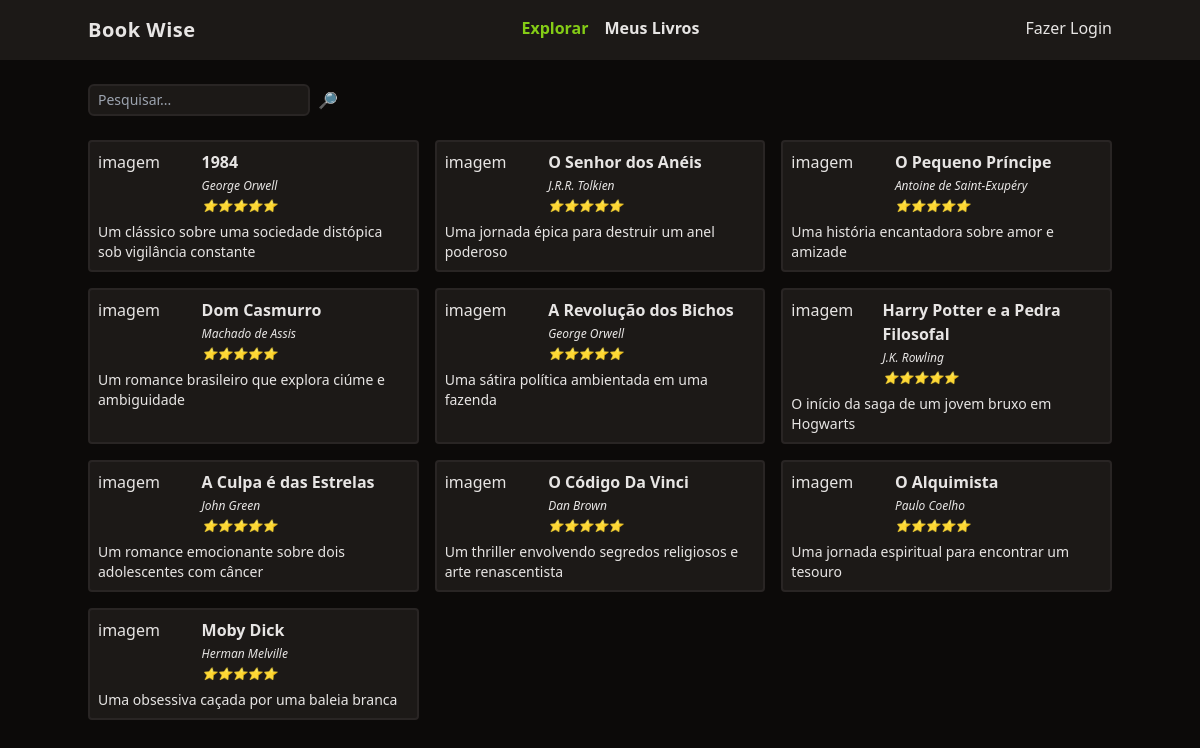
The page / on the database its author committed.
### tables this page shows
CREATE TABLE livros (
id integer primary key,
    titulo varchar(255),
    autor varchar(255),
    descricao text,
    ano_de_lancamento integer,
    usuario_id integer,
  FOREIGN KEY (usuario_id) REFERENCES usuarios(id)
);

### functions.php (called while the page is built, shortened)
<?php
function view($view, $data = []){
    require "views/template/app.php";
}
function config($chave = null){
    $config = require 'config.php';
    if(strlen($chave) > 0){
        return $config[$chave];
    }
    return $config;
}
function auth(){
    if (! isset($_SESSION['auth'])){
        return null;
    }
    return $_SESSION['auth'];
}

### controllers/index.controller.php (called while the page is built)
<?php
$pesquisar = $_REQUEST['pesquisar'] ?? '';
$livros = $database->query(
    query: "SELECT * FROM livros WHERE titulo like :filtro OR descricao LIKE :filtro OR autor LIKE :filtro",
    class: Livro::class,
    params: ['filtro' => "%$pesquisar%"]
    )->fetchAll();
view ('index', compact('livros'));

### routes.php (called while the page is built, shortened)
<?php
    $controller = str_replace ('/', '', parse_url($_SERVER['REQUEST_URI'])['path']);
    if (! $controller) $controller = 'index';
    require "controllers/{$controller}.controller.php";
?>

### index.php (called while the page is built, shortened)
<?php
require 'functions.php';
require 'Database.php';
require 'routes.php';
?>

### config.php (called while the page is built)
<?php
return [
    'database' => [
        'driver' => 'sqlite',
        'database' => 'database.sqlite'
    ]
];

### database.php (called while the page is built)
<?php
class Database {
    private $db;
    public function __construct($config)
    {
        $this->db = new PDO($this->getDsn($config));
    }
    private function getDsn($config){
        $driver = $config['driver'];
        unset($config['driver']);
        $dsn = $driver . ':' . http_build_query($config, '', ';');
        if($driver == 'sqlite'){
             $dsn = $driver . ':' . $config['database'];
        }
        return $dsn;
    }
    public function query($query, $class = null, $params = []){
        $prepare = $this->db->prepare($query);
        if($class){
            $prepare->setFetchMode(PDO::FETCH_CLASS, $class);
        }
        $prepare->execute($params);
        return $prepare;
    }
}
$database = new Database(config('database'));

### views/index.view.php (the view)
<form class="w-full flex space-x-2 mt-6">
    <input type="text" class="border-stone-800 border-2 rounded-md bg-stone-900 text-sm focus:outline-nome px-2 py-1"
        placeholder="Pesquisar..." name="pesquisar" />
    <button type="submit">🔎</button>
</form>
<section class="grid gap-4 grid-cols-1 md:grid-cols-2 lg:grid-cols-3">
    <?php foreach($livros as $livro): ?>
    <div class="p-2 rounded border-stone-800 border-2 bg-stone-900">
        <div class="flex">
            <div class="w-1/3">imagem</div>
            <div class="space-y-1">
                <a href="/livro?id=<?=$livro->id ?>"
                    class="font-semibold hover:underline"><?=$livro->titulo ?></a>
                <div class="text-xs italic"><?=$livro->autor ?></div>
                <div class="text-xs italic">⭐⭐⭐⭐⭐</div>
            </div>
        </div>
        <div class="text-sm mt-2">
            <?=$livro->descricao ?>
        </div>
    </div>
    <?php endforeach; ?>
</section>

### views/template/app.php (shortened to what this page needs)
<!DOCTYPE html>
<html lang="pt-BR">
<head>
    <script src="https://cdn.tailwindcss.com"></script>
</head>
<body class="bg-stone-950 text-stone-200">
    <header class="bg-stone-900">
        <nav class="mx-auto max-w-screen-lg flex justify-between py-4">
            <div class="font-bold text-xl tracking-wide">Book Wise</div>
            <ul class="flex space-x-4 font-bold">
                <li><a href="/" class="text-lime-500">Explorar</a></li>
                <li><a href="/meus-livros" class="hover:underline">Meus Livros</a></li>
            </ul>
            <ul>
                <?php if (auth()): ?>
                    <li><a href="/logout" class="hover:underline">Oi, <?= auth()->nome ?></a></li>
                <?php else: ?>
                    <li><a href="/login" class="hover:underline">Fazer Login</a></li>
                <?php endif; ?>
            </ul>
        </nav>
    </header>
    <main class="mx-auto max-w-screen-lg space-y-6">
        <?php require "views/{$view}.view.php"; ?>
    </main>
</body>
</html>

### rows shown on the page
livros: titulo "1984", autor "George Orwell", descricao "Um clássico sobre uma sociedade distópica sob vigilância constante"
livros: titulo "O Senhor dos Anéis", autor "J.R.R. Tolkien", descricao "Uma jornada épica para destruir um anel poderoso"
livros: titulo "O Pequeno Príncipe", autor "Antoine de Saint-Exupéry", descricao "Uma história encantadora sobre amor e amizade"
livros: titulo "Dom Casmurro", autor "Machado de Assis", descricao "Um romance brasileiro que explora ciúme e ambiguidade"
livros: titulo "A Revolução dos Bichos", autor "George Orwell", descricao "Uma sátira política ambientada em uma fazenda"
livros: titulo "Harry Potter e a Pedra Filosofal", autor "J.K. Rowling", descricao "O início da saga de um jovem bruxo em Hogwarts"
livros: titulo "A Culpa é das Estrelas", autor "John Green", descricao "Um romance emocionante sobre dois adolescentes com câncer"
livros: titulo "O Código Da Vinci", autor "Dan Brown", descricao "Um thriller envolvendo segredos religiosos e arte renascentista"
livros: titulo "O Alquimista", autor "Paulo Coelho", descricao "Uma jornada espiritual para encontrar um tesouro"
livros: titulo "Moby Dick", autor "Herman Melville", descricao "Uma obsessiva caçada por uma baleia branca"
